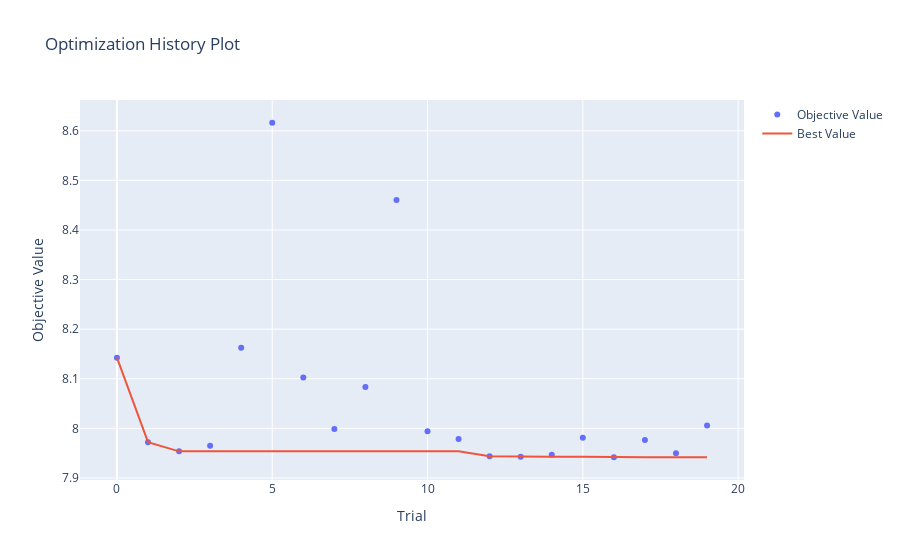
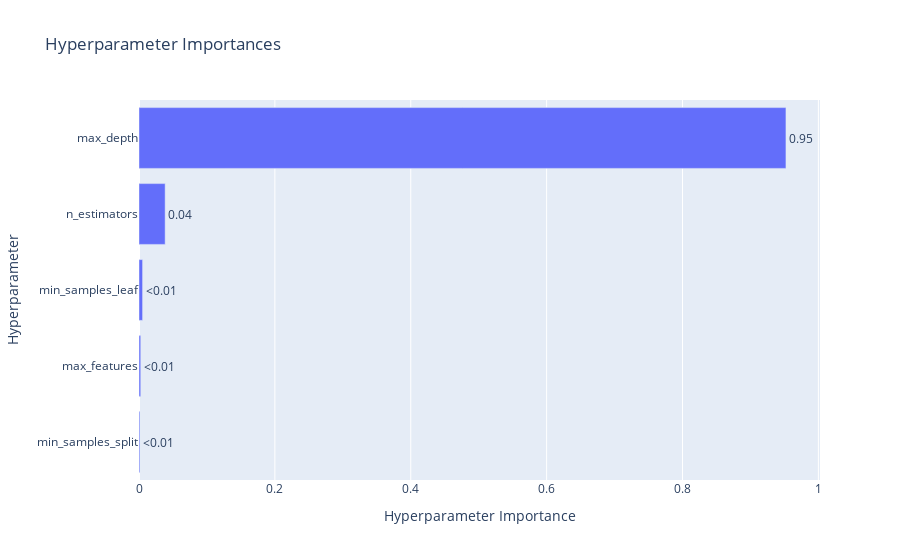

Source (notebook cell) for these figures, in order:
### Code cell
import optuna.visualization as vis

vis.plot_optimization_history(study_rf).show()
vis.plot_param_importances(study_rf).show()

### Figure 1 — Plotly figure (JSON) as saved in the notebook; plotly's stock layout.template omitted (floating-point values rounded to 4 significant figures)
{"data": [{"mode": "markers", "name": "Objective Value", "type": "scatter", "x": [0, 1, 2, 3, 4, 5, 6, 7, 8, 9, 10, 11, 12, 13, 14, 15, 16, 17, 18, 19], "y": [8.142, 7.972, 7.954, 7.965, 8.162, 8.616, 8.103, 7.998, 8.083, 8.46, 7.994, 7.979, 7.944, 7.943, 7.947, 7.981, 7.942, 7.977, 7.95, 8.006]}, {"mode": "lines", "name": "Best Value", "type": "scatter", "x": [0, 1, 2, 3, 4, 5, 6, 7, 8, 9, 10, 11, 12, 13, 14, 15, 16, 17, 18, 19], "y": [8.142, 7.972, 7.954, 7.954, 7.954, 7.954, 7.954, 7.954, 7.954, 7.954, 7.954, 7.954, 7.944, 7.943, 7.943, 7.943, 7.942, 7.942, 7.942, 7.942]}, {"marker": {"color": "#cccccc"}, "mode": "markers", "name": "Infeasible Trial", "showlegend": false, "type": "scatter", "x": [], "y": []}], "layout": {"title": {"text": "Optimization History Plot"}, "xaxis": {"title": {"text": "Trial"}}, "yaxis": {"title": {"text": "Objective Value"}}}}

### Figure 2 — Plotly figure (JSON) as saved in the notebook; plotly's stock layout.template omitted (floating-point values rounded to 4 significant figures)
{"data": [{"cliponaxis": false, "hovertemplate": ["min_samples_split (IntDistribution): 0.0013669942647608346<extra></extra>", "max_features (CategoricalDistribution): 0.0025595760898932322<extra></extra>", "min_samples_leaf (IntDistribution): 0.005290406155898962<extra></extra>", "n_estimators (IntDistribution): 0.03849497819684783<extra></extra>", "max_depth (IntDistribution): 0.9522880452925993<extra></extra>"], "name": "Objective Value", "orientation": "h", "text": ["<0.01", "<0.01", "<0.01", "0.04", "0.95"], "textposition": "outside", "type": "bar", "x": [0.001367, 0.00256, 0.00529, 0.03849, 0.9523], "y": ["min_samples_split", "max_features", "min_samples_leaf", "n_estimators", "max_depth"]}], "layout": {"title": {"text": "Hyperparameter Importances"}, "xaxis": {"title": {"text": "Hyperparameter Importance"}}, "yaxis": {"title": {"text": "Hyperparameter"}}}}
